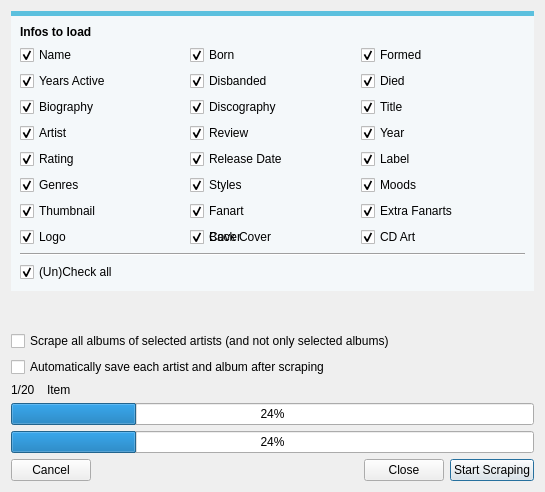
<?xml version="1.0" encoding="UTF-8"?>
<ui version="4.0">
 <class>MusicMultiScrapeDialog</class>
 <widget class="QDialog" name="MusicMultiScrapeDialog">
  <property name="windowModality">
   <enum>Qt::WindowModal</enum>
  </property>
  <property name="geometry">
   <rect>
    <x>0</x>
    <y>0</y>
    <width>545</width>
    <height>492</height>
   </rect>
  </property>
  <property name="windowTitle">
   <string>Music Multi Scrape</string>
  </property>
  <property name="windowIcon">
   <iconset resource="../MediaElch.qrc">
    <normaloff>:/img/MediaElch.png</normaloff>:/img/MediaElch.png</iconset>
  </property>
  <layout class="QVBoxLayout" name="verticalLayout">
   <item>
    <widget class="QGroupBox" name="groupBox">
     <property name="styleSheet">
      <string notr="true">QGroupBox {
    border-radius: 0px;
    border-top: 5px solid #5BC0DE; 
    background-color: #F4F8FA;
}</string>
     </property>
     <property name="title">
      <string/>
     </property>
     <layout class="QVBoxLayout" name="verticalLayout_3">
      <item>
       <widget class="QLabel" name="label_2">
        <property name="font">
         <font>
          <weight>75</weight>
          <bold>true</bold>
         </font>
        </property>
        <property name="text">
         <string>Infos to load</string>
        </property>
       </widget>
      </item>
      <item>
       <layout class="QGridLayout" name="gridLayout_2">
        <item row="0" column="1">
         <widget class="MyCheckBox" name="chkBorn">
          <property name="text">
           <string>Born</string>
          </property>
          <property name="checked">
           <bool>true</bool>
          </property>
          <property name="type" stdset="0">
           <string notr="true">artist</string>
          </property>
         </widget>
        </item>
        <item row="0" column="0">
         <widget class="MyCheckBox" name="chkName">
          <property name="text">
           <string>Name</string>
          </property>
          <property name="checked">
           <bool>true</bool>
          </property>
          <property name="type" stdset="0">
           <string notr="true">artist</string>
          </property>
         </widget>
        </item>
        <item row="1" column="0">
         <widget class="MyCheckBox" name="chkYearsActive">
          <property name="text">
           <string>Years Active</string>
          </property>
          <property name="checked">
           <bool>true</bool>
          </property>
          <property name="type" stdset="0">
           <string notr="true">artist</string>
          </property>
         </widget>
        </item>
        <item row="1" column="2">
         <widget class="MyCheckBox" name="chkDied">
          <property name="text">
           <string>Died</string>
          </property>
          <property name="checked">
           <bool>true</bool>
          </property>
          <property name="type" stdset="0">
           <string notr="true">artist</string>
          </property>
         </widget>
        </item>
        <item row="0" column="2">
         <widget class="MyCheckBox" name="chkFormed">
          <property name="text">
           <string>Formed</string>
          </property>
          <property name="checked">
           <bool>true</bool>
          </property>
          <property name="type" stdset="0">
           <string notr="true">artist</string>
          </property>
         </widget>
        </item>
        <item row="1" column="1">
         <widget class="MyCheckBox" name="chkDisbanded">
          <property name="text">
           <string>Disbanded</string>
          </property>
          <property name="checked">
           <bool>true</bool>
          </property>
          <property name="type" stdset="0">
           <string notr="true">artist</string>
          </property>
         </widget>
        </item>
        <item row="2" column="0">
         <widget class="MyCheckBox" name="chkBiography">
          <property name="text">
           <string>Biography</string>
          </property>
          <property name="checked">
           <bool>true</bool>
          </property>
          <property name="type" stdset="0">
           <string notr="true">artist</string>
          </property>
         </widget>
        </item>
        <item row="7" column="2">
         <widget class="MyCheckBox" name="chkCdArt">
          <property name="text">
           <string>CD Art</string>
          </property>
          <property name="checked">
           <bool>true</bool>
          </property>
          <property name="type" stdset="0">
           <string notr="true">album</string>
          </property>
         </widget>
        </item>
        <item row="7" column="1">
         <widget class="MyCheckBox" name="chkCover">
          <property name="text">
           <string>Cover</string>
          </property>
          <property name="checked">
           <bool>true</bool>
          </property>
          <property name="type" stdset="0">
           <string notr="true">album</string>
          </property>
         </widget>
        </item>
        <item row="7" column="1">
         <widget class="MyCheckBox" name="chkBackCover">
          <property name="text">
           <string>Back Cover</string>
          </property>
          <property name="checked">
           <bool>true</bool>
          </property>
          <property name="type" stdset="0">
           <string notr="true">album</string>
          </property>
         </widget>
        </item>
        <item row="7" column="0">
         <widget class="MyCheckBox" name="chkLogo">
          <property name="text">
           <string>Logo</string>
          </property>
          <property name="checked">
           <bool>true</bool>
          </property>
          <property name="type" stdset="0">
           <string notr="true">artist</string>
          </property>
         </widget>
        </item>
        <item row="6" column="2">
         <widget class="MyCheckBox" name="chkExtraFanarts">
          <property name="text">
           <string>Extra Fanarts</string>
          </property>
          <property name="checked">
           <bool>true</bool>
          </property>
          <property name="type" stdset="0">
           <string notr="true">artist</string>
          </property>
         </widget>
        </item>
        <item row="6" column="1">
         <widget class="MyCheckBox" name="chkFanart">
          <property name="text">
           <string>Fanart</string>
          </property>
          <property name="checked">
           <bool>true</bool>
          </property>
          <property name="type" stdset="0">
           <string notr="true">artist</string>
          </property>
         </widget>
        </item>
        <item row="6" column="0">
         <widget class="MyCheckBox" name="chkThumbnail">
          <property name="text">
           <string>Thumbnail</string>
          </property>
          <property name="checked">
           <bool>true</bool>
          </property>
          <property name="type" stdset="0">
           <string notr="true">artist</string>
          </property>
         </widget>
        </item>
        <item row="5" column="2">
         <widget class="MyCheckBox" name="chkMoods">
          <property name="text">
           <string>Moods</string>
          </property>
          <property name="checked">
           <bool>true</bool>
          </property>
          <property name="type" stdset="0">
           <string notr="true">both</string>
          </property>
         </widget>
        </item>
        <item row="5" column="1">
         <widget class="MyCheckBox" name="chkStyles">
          <property name="text">
           <string>Styles</string>
          </property>
          <property name="checked">
           <bool>true</bool>
          </property>
          <property name="type" stdset="0">
           <string notr="true">both</string>
          </property>
         </widget>
        </item>
        <item row="5" column="0">
         <widget class="MyCheckBox" name="chkGenres">
          <property name="text">
           <string>Genres</string>
          </property>
          <property name="checked">
           <bool>true</bool>
          </property>
          <property name="type" stdset="0">
           <string notr="true">both</string>
          </property>
         </widget>
        </item>
        <item row="4" column="2">
         <widget class="MyCheckBox" name="chkLabel">
          <property name="text">
           <string>Label</string>
          </property>
          <property name="checked">
           <bool>true</bool>
          </property>
          <property name="type" stdset="0">
           <string notr="true">album</string>
          </property>
         </widget>
        </item>
        <item row="4" column="1">
         <widget class="MyCheckBox" name="chkReleaseDate">
          <property name="text">
           <string>Release Date</string>
          </property>
          <property name="checked">
           <bool>true</bool>
          </property>
          <property name="type" stdset="0">
           <string notr="true">album</string>
          </property>
         </widget>
        </item>
        <item row="4" column="0">
         <widget class="MyCheckBox" name="chkRating">
          <property name="text">
           <string>Rating</string>
          </property>
          <property name="checked">
           <bool>true</bool>
          </property>
          <property name="type" stdset="0">
           <string notr="true">album</string>
          </property>
         </widget>
        </item>
        <item row="3" column="2">
         <widget class="MyCheckBox" name="chkYear">
          <property name="text">
           <string>Year</string>
          </property>
          <property name="checked">
           <bool>true</bool>
          </property>
          <property name="type" stdset="0">
           <string notr="true">album</string>
          </property>
         </widget>
        </item>
        <item row="3" column="1">
         <widget class="MyCheckBox" name="chkReview">
          <property name="text">
           <string>Review</string>
          </property>
          <property name="checked">
           <bool>true</bool>
          </property>
          <property name="type" stdset="0">
           <string notr="true">album</string>
          </property>
         </widget>
        </item>
        <item row="3" column="0">
         <widget class="MyCheckBox" name="chkArtist">
          <property name="text">
           <string>Artist</string>
          </property>
          <property name="checked">
           <bool>true</bool>
          </property>
          <property name="type" stdset="0">
           <string notr="true">album</string>
          </property>
         </widget>
        </item>
        <item row="2" column="2">
         <widget class="MyCheckBox" name="chkTitle">
          <property name="text">
           <string>Title</string>
          </property>
          <property name="checked">
           <bool>true</bool>
          </property>
          <property name="type" stdset="0">
           <string notr="true">album</string>
          </property>
         </widget>
        </item>
        <item row="2" column="1">
         <widget class="MyCheckBox" name="chkDiscography">
          <property name="text">
           <string>Discography</string>
          </property>
          <property name="checked">
           <bool>true</bool>
          </property>
          <property name="type" stdset="0">
           <string notr="true">artist</string>
          </property>
         </widget>
        </item>
       </layout>
      </item>
      <item>
       <widget class="Line" name="line">
        <property name="orientation">
         <enum>Qt::Horizontal</enum>
        </property>
       </widget>
      </item>
      <item>
       <widget class="QCheckBox" name="chkUnCheckAll">
        <property name="text">
         <string>(Un)Check all</string>
        </property>
        <property name="checked">
         <bool>true</bool>
        </property>
       </widget>
      </item>
     </layout>
    </widget>
   </item>
   <item>
    <spacer name="verticalSpacer">
     <property name="orientation">
      <enum>Qt::Vertical</enum>
     </property>
     <property name="sizeHint" stdset="0">
      <size>
       <width>20</width>
       <height>51</height>
      </size>
     </property>
    </spacer>
   </item>
   <item>
    <widget class="QCheckBox" name="chkScrapeAllAlbums">
     <property name="text">
      <string>Scrape all albums of selected artists (and not only selected albums)</string>
     </property>
    </widget>
   </item>
   <item>
    <widget class="QCheckBox" name="chkAutoSave">
     <property name="text">
      <string>Automatically save each artist and album after scraping</string>
     </property>
    </widget>
   </item>
   <item>
    <layout class="QHBoxLayout" name="horizontalLayout_2" stretch="0,1">
     <item>
      <widget class="QLabel" name="itemCounter">
       <property name="minimumSize">
        <size>
         <width>30</width>
         <height>0</height>
        </size>
       </property>
       <property name="text">
        <string notr="true">1/20</string>
       </property>
      </widget>
     </item>
     <item>
      <widget class="QLabel" name="itemName">
       <property name="text">
        <string notr="true">Item</string>
       </property>
      </widget>
     </item>
    </layout>
   </item>
   <item>
    <widget class="QProgressBar" name="progressItem">
     <property name="value">
      <number>24</number>
     </property>
    </widget>
   </item>
   <item>
    <widget class="QProgressBar" name="progressAll">
     <property name="value">
      <number>24</number>
     </property>
    </widget>
   </item>
   <item>
    <layout class="QHBoxLayout" name="horizontalLayout">
     <item>
      <widget class="QPushButton" name="btnCancel">
       <property name="text">
        <string>Cancel</string>
       </property>
       <property name="autoDefault">
        <bool>false</bool>
       </property>
      </widget>
     </item>
     <item>
      <spacer name="horizontalSpacer">
       <property name="orientation">
        <enum>Qt::Horizontal</enum>
       </property>
       <property name="sizeHint" stdset="0">
        <size>
         <width>40</width>
         <height>20</height>
        </size>
       </property>
      </spacer>
     </item>
     <item>
      <widget class="QPushButton" name="btnClose">
       <property name="text">
        <string>Close</string>
       </property>
       <property name="autoDefault">
        <bool>true</bool>
       </property>
       <property name="default">
        <bool>true</bool>
       </property>
      </widget>
     </item>
     <item>
      <widget class="QPushButton" name="btnStartScraping">
       <property name="text">
        <string>Start Scraping</string>
       </property>
       <property name="default">
        <bool>true</bool>
       </property>
      </widget>
     </item>
    </layout>
   </item>
  </layout>
 </widget>
 <customwidgets>
  <customwidget>
   <class>MyCheckBox</class>
   <extends>QCheckBox</extends>
   <header location="global">smallWidgets/MyCheckBox.h</header>
  </customwidget>
 </customwidgets>
 <resources>
  <include location="../MediaElch.qrc"/>
 </resources>
 <connections>
  <connection>
   <sender>btnClose</sender>
   <signal>clicked()</signal>
   <receiver>MusicMultiScrapeDialog</receiver>
   <slot>accept()</slot>
   <hints>
    <hint type="sourcelabel">
     <x>360</x>
     <y>463</y>
    </hint>
    <hint type="destinationlabel">
     <x>272</x>
     <y>245</y>
    </hint>
   </hints>
  </connection>
  <connection>
   <sender>btnCancel</sender>
   <signal>clicked()</signal>
   <receiver>MusicMultiScrapeDialog</receiver>
   <slot>reject()</slot>
   <hints>
    <hint type="sourcelabel">
     <x>52</x>
     <y>463</y>
    </hint>
    <hint type="destinationlabel">
     <x>272</x>
     <y>245</y>
    </hint>
   </hints>
  </connection>
 </connections>
</ui>
